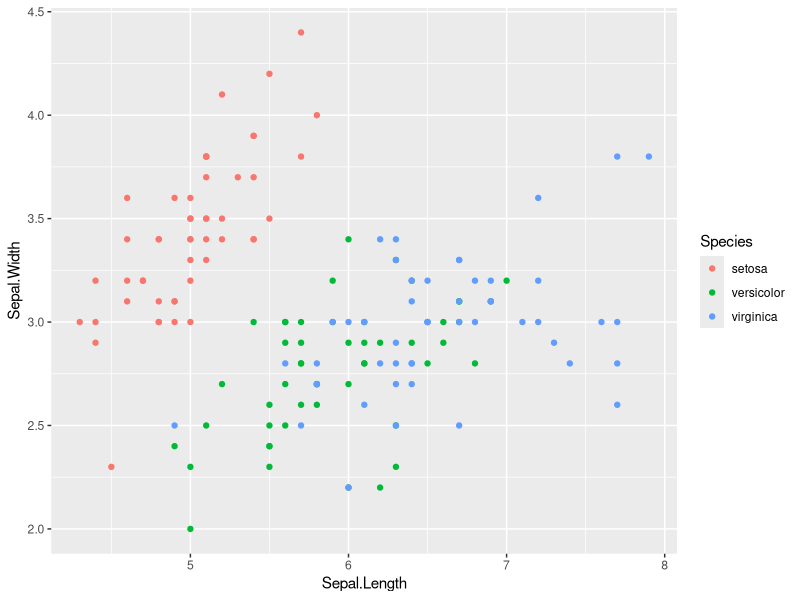
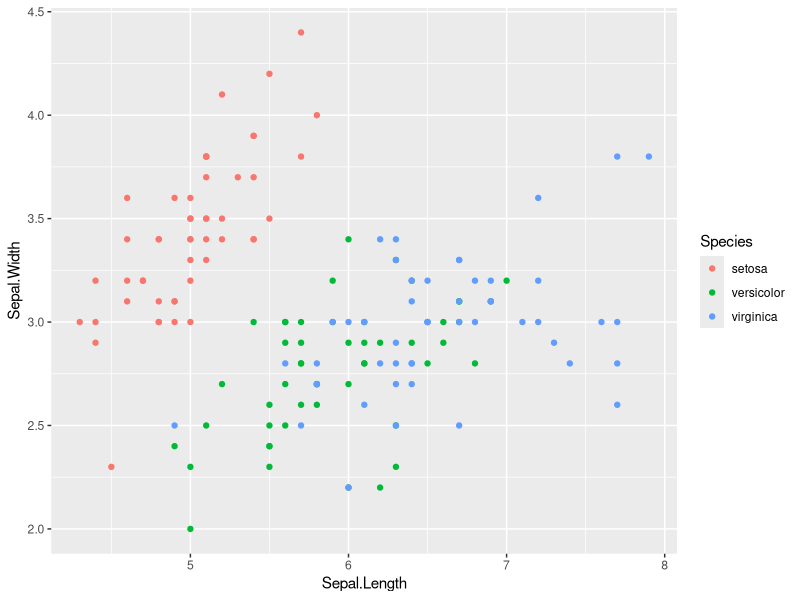

Generate these figures, in order, with R:
##########################################
# 
# Pipe - a nested function for chain of 
# piped ggplot2 function calls
#
# Series:
# Little Useless-useful R functions #19
# Created: February 12, 2021
# Author: Tomaz Kastrun
# Blog: tomaztsql.wordpress.com
# V.1.0

# Changelog: 
#
###########################################

library(ggplot2)
library(dplyr)
library(rlang)

#sample DataSet
iris <- iris
ggplot(iris, aes(Sepal.Length, Sepal.Width, colour = Species)) + geom_point()


#Pipe function
ToPipe <- function(ee) {
  this_fn <- rlang::call_name(ee)
  updated_args <- rlang::call_args(ee)
  
  if (identical(this_fn, "%>%") || length(updated_args)==0) {
    fn_2 <- rlang::call2("+", !!!updated_args)
    eval(fn_2)
  } else {
   eval(ee)
  }
}



### pipe version
fun <- quote(ggplot(iris, aes(Sepal.Length, Sepal.Width, colour = Species)) 
              %>% geom_point())
ToPipe(fun)